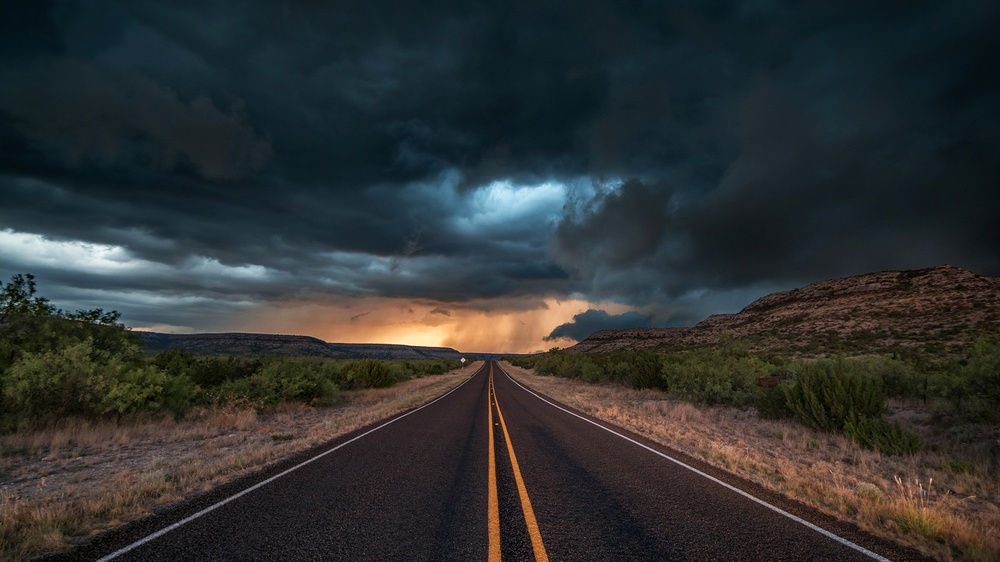
#> input picture 098.picture/Road_5.jpg, 1000 x 562 px, shrunk from 1920 x 1080 before the run
$ python LBP.py
#> lines starting #> are read from the running program, lines starting #| are printed output that depends on the picture; after the words box and inside, x2 and y2 are one past the last pixel; in counts of white or black regions, pixels touching at a corner belong together
from skimage.transform import rotate
from skimage.feature import local_binary_pattern
from skimage import data, io
from skimage.color import label2rgb
import skimage
import numpy as np
import matplotlib.pyplot as plt
from PIL import Image
import cv2

# settings for LBP
radius = 10
n_points =99


# 读取图像
image = cv2.imread('../098.picture/Road_5.jpg')
#> image is the input picture: shape (562, 1000, 3); mean B, G, R 50.1, 49.9, 46.9

#显示到plt中，需要从BGR转化到RGB，若是cv2.imshow(win_name, image)，则不需要转化
image1 = cv2.cvtColor(image, cv2.COLOR_BGR2RGB)
plt.subplot(131)
plt.imshow(image1)

# 转换为灰度图显示
image = cv2.cvtColor(image, cv2.COLOR_BGR2GRAY)
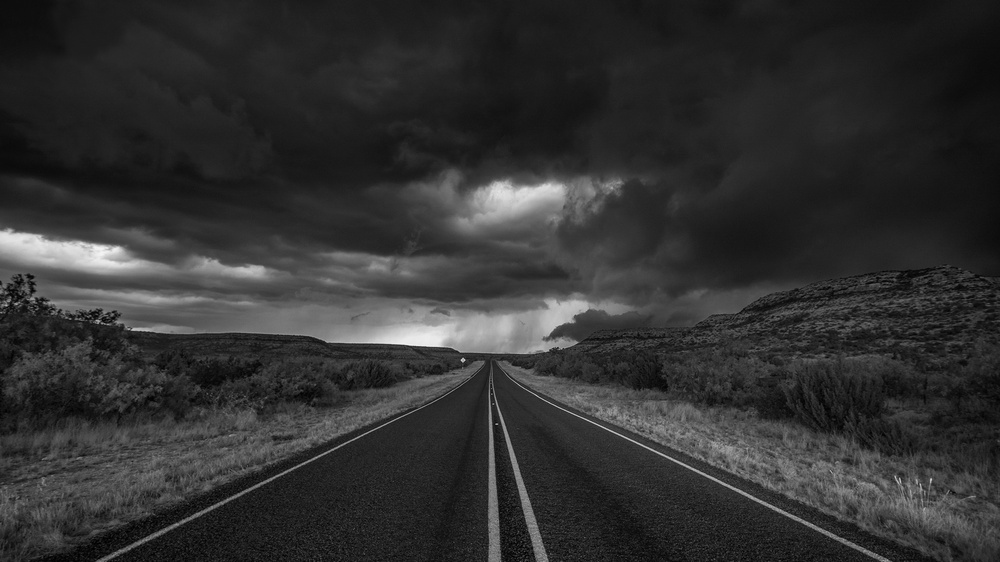
#> image: shape (562, 1000); min 0, max 244, mean 49

# 处理
lbp = local_binary_pattern(image, n_points, radius)
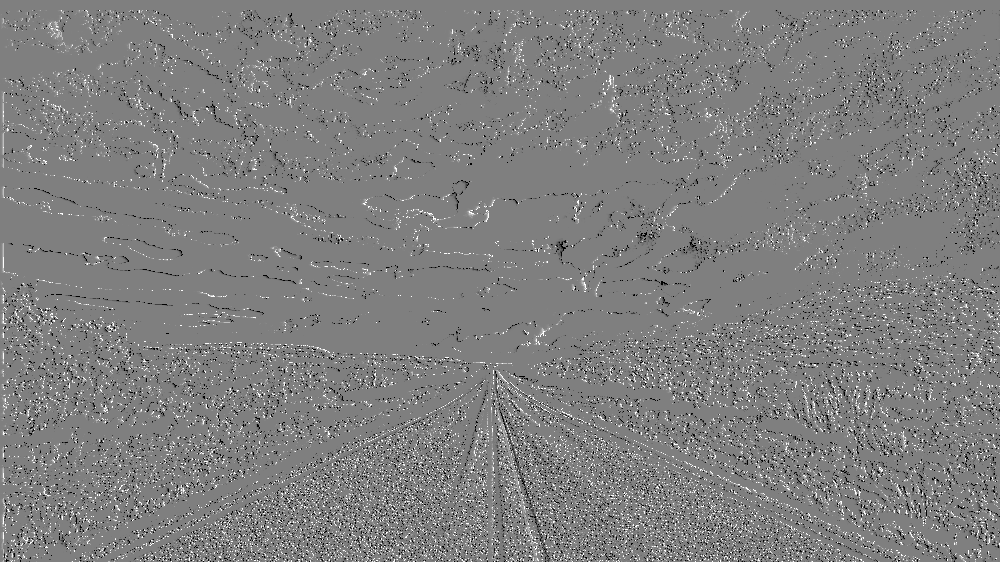
#> lbp: shape (562, 1000) float64; min -2.15e+09, max 2.15e+09, mean 1056798.1; drawn with min black and max white
cv2.imshow(("LBP"), lbp)
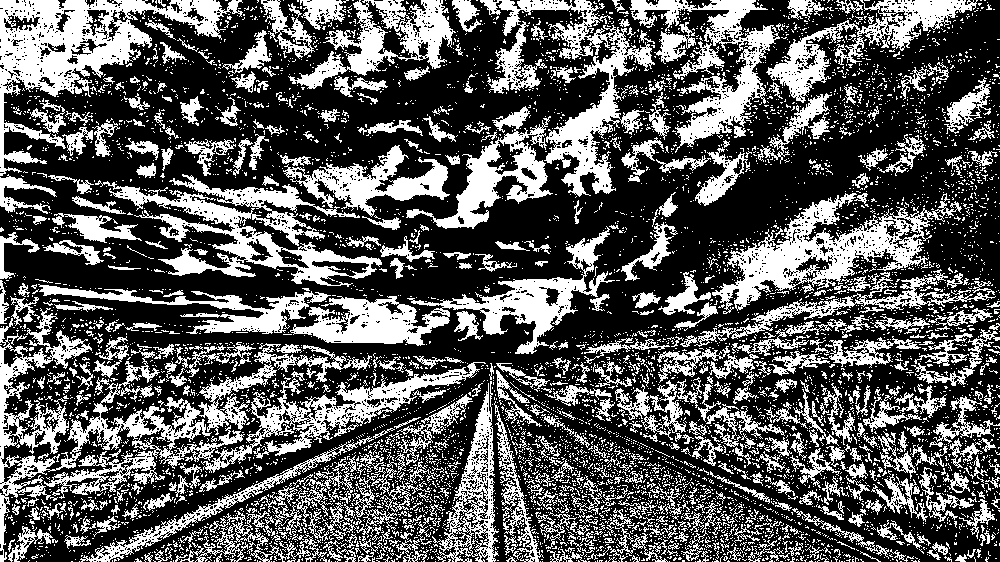
#> window 'LBP': shape (562, 1000); 35.5% white; 6698 white regions (6130 under 20 px), largest, box (x1, y1, x2, y2) and area: (0, 308, 372, 562) 13789, (0, 0, 243, 176) 11787, (290, 226, 615, 354) 9292


cv2.waitKey(0)
cv2.destroyAllWindows()

$ run again, with 098.picture/Road_11.jpg copied over 098.picture/Road_5.jpg
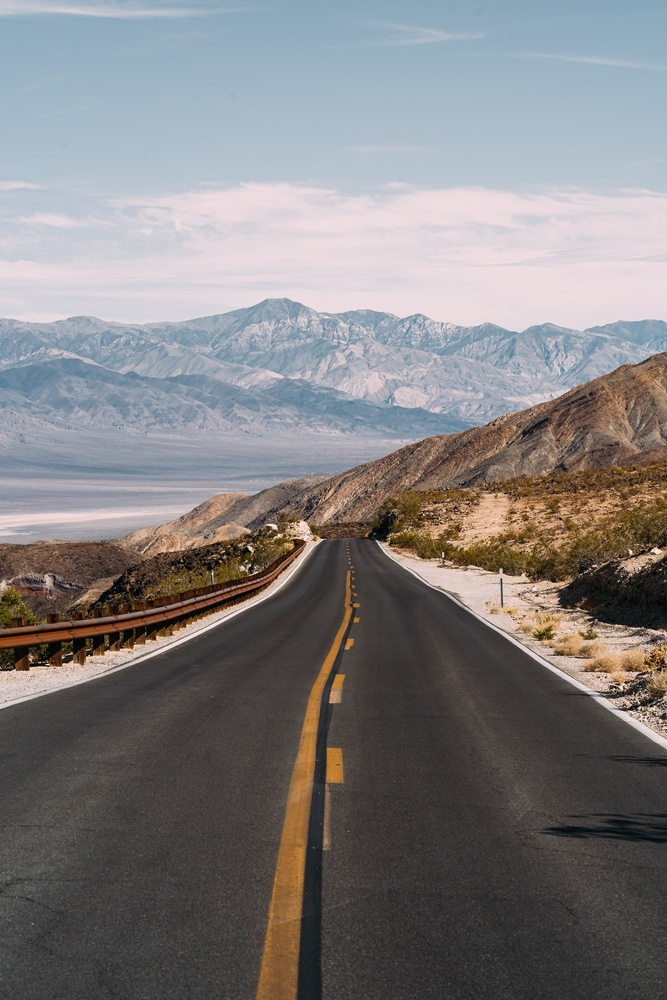
#> input picture 098.picture/Road_11.jpg, 667 x 1000 px, shrunk from 1920 x 2880 before the run
#> image is the input picture: shape (1000, 667, 3); mean B, G, R 126.7, 126.2, 128.6
#> image: shape (1000, 667)
#> `lbp = local_binary_pattern(image, n_points, radius)`:
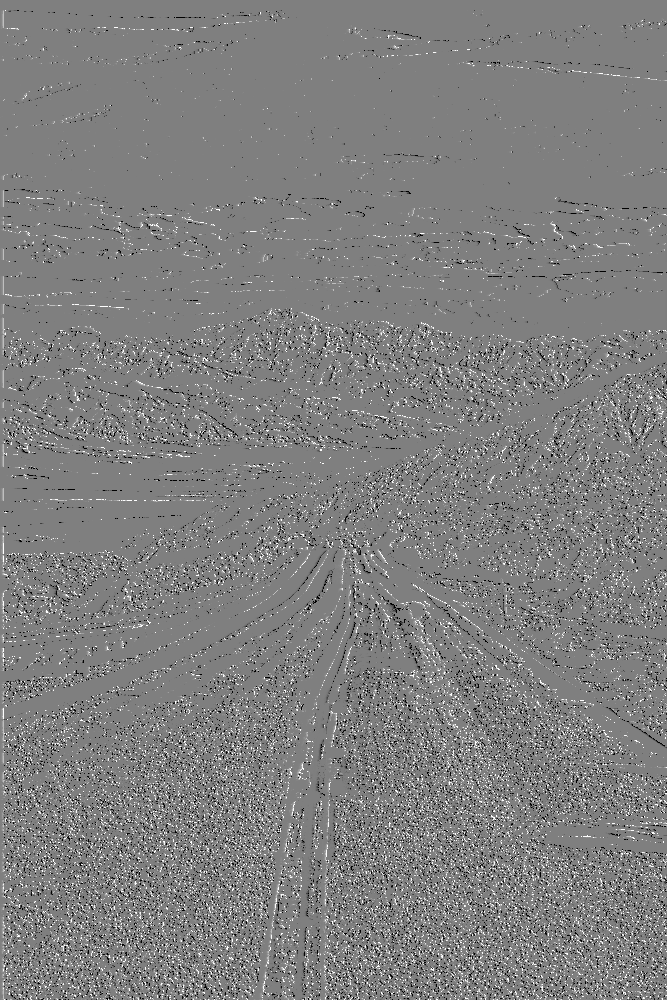
#> lbp: shape (1000, 667) float64; min -2.15e+09, max 2.15e+09, mean 1938629.1; drawn with min black and max white
#> `cv2.imshow(("LBP"), lbp)`:
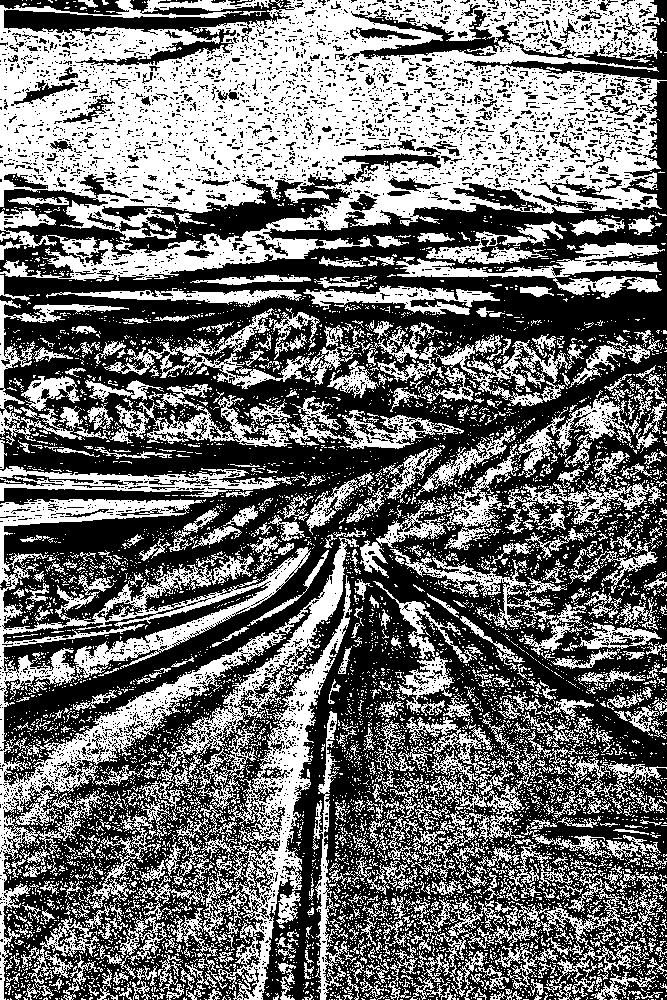
#> window 'LBP': shape (1000, 667); 44.1% white; 7250 white regions (6615 under 20 px), largest, box (x1, y1, x2, y2) and area: (0, 0, 667, 282) 109296, (0, 499, 359, 1000) 31489, (171, 575, 352, 1000) 11702

$ run again, with 098.picture/Road_12.jpg copied over 098.picture/Road_5.jpg
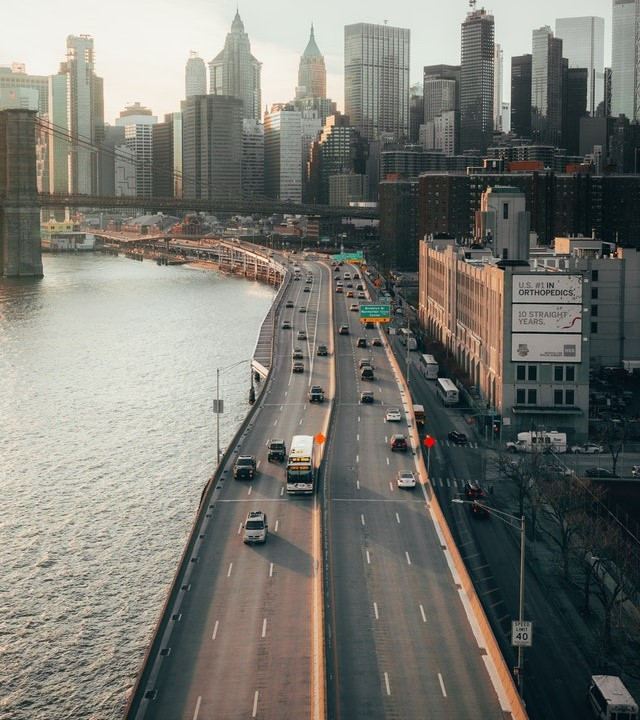
#> input picture 098.picture/Road_12.jpg, 640 x 720 px
#> image is the input picture: shape (720, 640, 3); mean B, G, R 112.9, 119.7, 119.8
#> image: shape (720, 640)
#> `lbp = local_binary_pattern(image, n_points, radius)`:
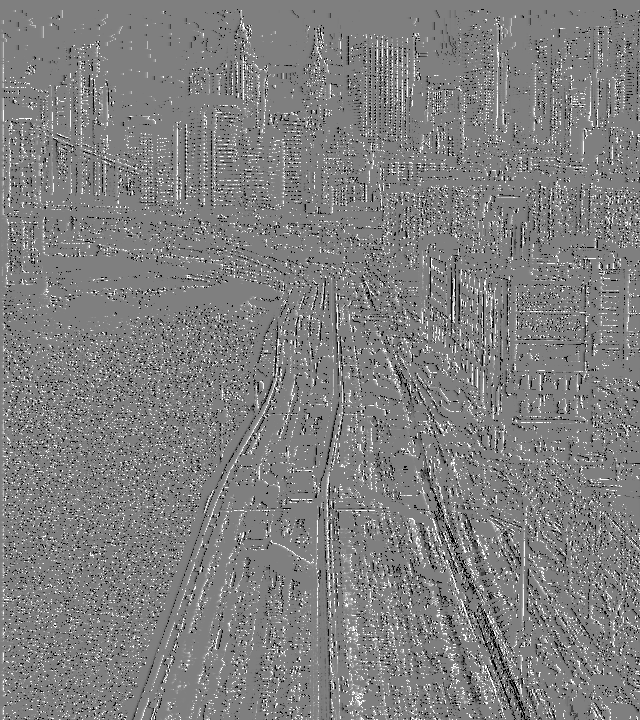
#> lbp: shape (720, 640) float64; min -2.15e+09, max 2.15e+09, mean 9226194.1; drawn with min black and max white
#> `cv2.imshow(("LBP"), lbp)`:
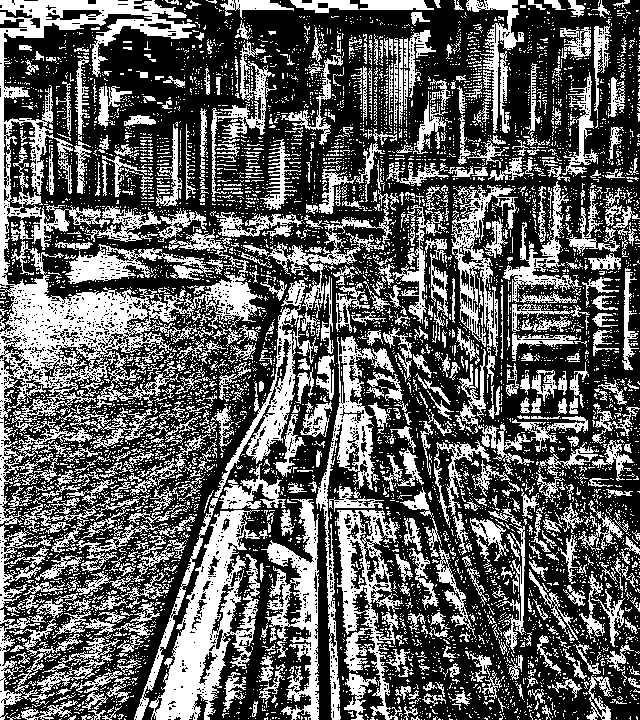
#> window 'LBP': shape (720, 640); 37% white; 6887 white regions (6252 under 20 px), largest, box (x1, y1, x2, y2) and area: (0, 0, 265, 525) 23863, (149, 510, 268, 720) 9156, (335, 510, 403, 720) 4860

$ run again, with 098.picture/Road_13.jpg copied over 098.picture/Road_5.jpg
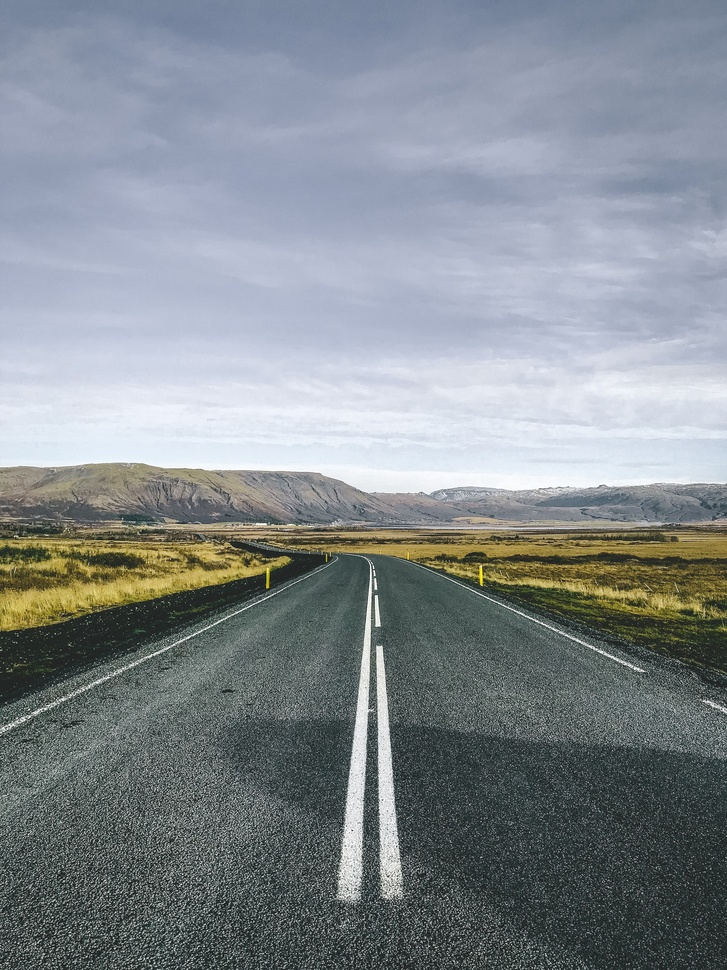
#> input picture 098.picture/Road_13.jpg, 727 x 970 px, shrunk from 1920 x 2560 before the run
#> image is the input picture: shape (970, 727, 3); mean B, G, R 143, 138.1, 131.1
#> image: shape (970, 727)
#> `lbp = local_binary_pattern(image, n_points, radius)`:
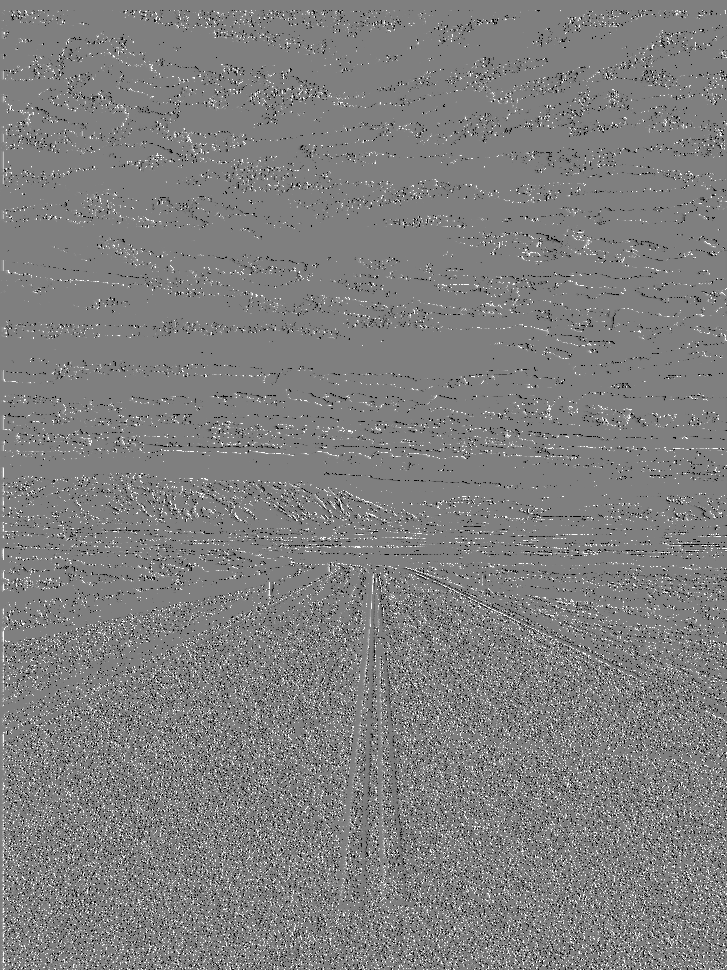
#> lbp: shape (970, 727) float64; min -2.15e+09, max 2.15e+09, mean 4542315.5; drawn with min black and max white
#> `cv2.imshow(("LBP"), lbp)`:
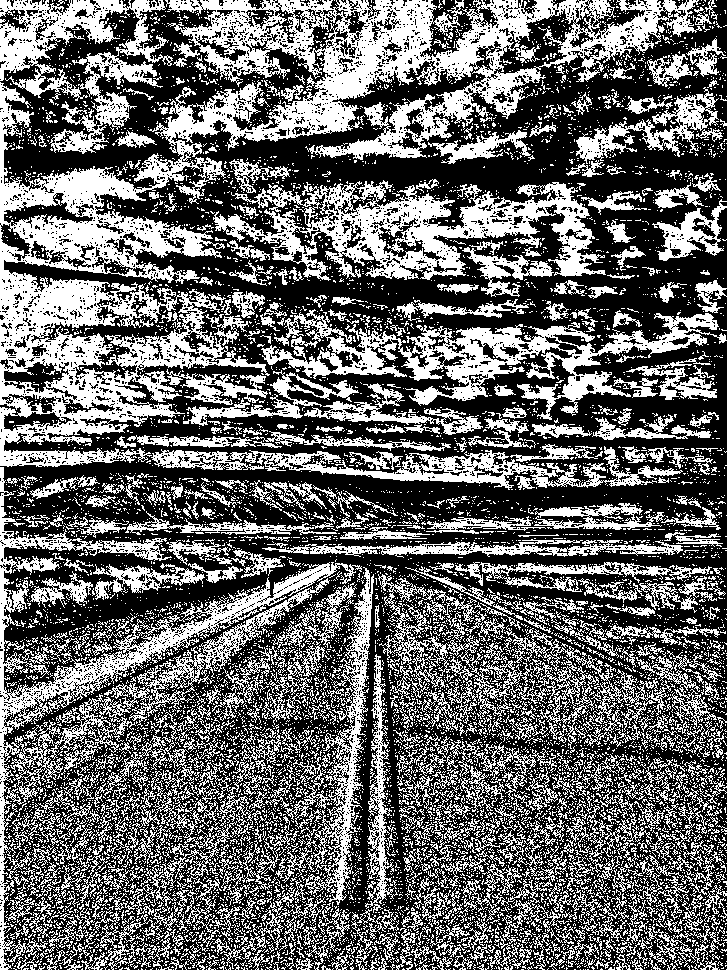
#> window 'LBP': shape (970, 727); 40.6% white; 9397 white regions (8599 under 20 px), largest, box (x1, y1, x2, y2) and area: (0, 0, 702, 467) 66820, (0, 467, 362, 970) 19133, (213, 180, 606, 281) 15629
